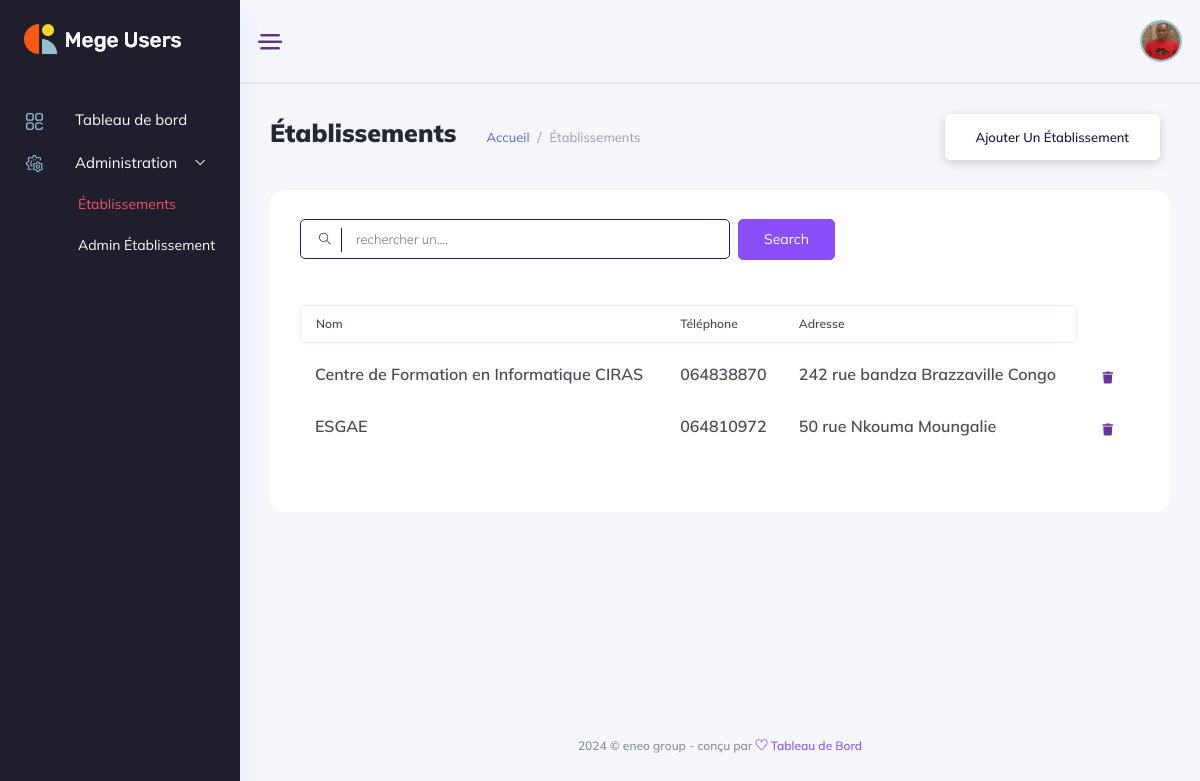
The app's page /établissements/ (signed in) with its own data.
### backend/models/gestion_ecole.py (models this page shows, shortened)
class Etablishment(models.Model):
    name = models.CharField(max_length=120)
    tel = models.CharField(max_length=20)
    address = models.CharField(max_length=100)
    social_address = models.CharField(max_length=100, blank=True, null=True)
    email = models.EmailField(max_length=200, blank=True, null=True)
    bulletin_foot = models.CharField(max_length=50, blank=True, null=True)
    currency = models.CharField(max_length=50, choices=currencies, blank=True, null=True)
    système = models.CharField(max_length=50, choices=systemes, blank=True, null=True)
    status_fees = models.CharField(max_length=50, choices=statues, blank=True, null=True)
    subscription_fees = models.IntegerField(default=1000, blank=True, null=True)
    month = models.IntegerField(default=9, blank=True, null=True)
    re_registration_fees = models.IntegerField(default=800, blank=True, null=True)

### administration/views.py (called while the page is built)
    def get(self, request, *args, **kwargs):
        schools = Etablishment.objects.all()
        return render(request, template_name=self.template_name, context={'schools':schools})

### administration/templates/administration/schools/schools.html (shortened to what this page needs)
{% extends '../base.html' %}
{% load static %}
{% block content %}
<div class="main_content_iner overly_inner ">
    <div class="container-fluid p-0 ">
        <div class="row">
            <div class="col-12">
                <div class="page_title_box d-flex flex-wrap align-items-center justify-content-between">
                    <div class="page_title_left d-flex align-items-center">
                        <h3 class="f_s_25 f_w_700 dark_text mr_30">Établissements</h3>
                        <ol class="breadcrumb page_bradcam mb-0">
                            <li class="breadcrumb-item"><a class='text-primary' href='{% url "administration:index" %}'> Accueil</a></li>
                            <li class="breadcrumb-item"><a>Établissements</a></li>
                        </ol>
                    </div>
                    <div class="page_title_right">
                        <div class="page_date_button d-flex align-items-center">
                            <a href='{% url "administration:add_school" %}' class="white_btn3">Ajouter un établissement</a>
                        </div>
                    </div>
                </div>
            </div>
        </div>
        <div class="row">
            <div class="col-lg-12">
                <div class="white_card card_height_100 mb_30 pt-4">
                    <div class="white_card_body">
                        <div class="QA_section">
                            <div class="white_box_tittle list_header">
                                <div class="box_right d-flex lms_block">
                                    <div class="serach_field_2">
                                        <div class="search_inner">
                                            <form Active="#">
                                                <div class="search_field">
                                                    <input type="text" id="searchInput" placeholder="rechercher un....">
                                                </div>
                                                <button type="submit"> <i class="ti-search"></i> </button>
                                            </form>
                                        </div>
                                    </div>
                                    <div class="add_button ms-2">
                                        <a href="#" data-toggle="modal" data-target="#addcategory" class="btn_1">search</a>
                                    </div>
                                </div>
                            </div>
                            <div class="QA_table mb_30">
                                <table id="dataTable" class="table lms_table_active ">
                                    <thead>
                                        <tr>
                                            <th scope="col">Nom</th>
                                            <th scope="col">Téléphone</th>
                                            <th scope="col">Adresse</th>
                                        </tr>
                                    </thead>
                                    <tbody id="elementList">
                                        {% for school in schools %}
                                            <tr data-id="{{ item.id }}">
                                                <td><h6> {{ school.name }} </h6></td>
                                                <td><h6> {{ school.tel }} </h6></td>
                                                <td><h6> {{ school.address }} </h6></td>
                                                <td>
                                                    <div class="action_btns d-flex">
                                                        <a href="#" onclick="deleteItem({{ school.id }})" class="action_btn"> <i class="fas fa-trash"></i> </a>
                                                    </div>
                                                </td>
                                            </tr>
                                        {% endfor %}
                                    </tbody>
                                </table>
                            </div>
                        </div>
                    </div>
                </div>
            </div>
        </div>
    </div>
</div>
{% endblock content %}

### records on screen
Etablishment: name "Centre de Formation en Informatique CIRAS", tel "064838870", address "242 rue bandza Brazzaville Congo"
Etablishment: name "ESGAE", tel "064810972", address "50 rue Nkouma Moungalie"
